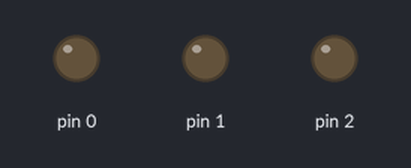
A sketch run on a simulated Arduino Uno, built with avr-gcc and run on an emulated ATmega328P. Shown: output pins drawn as LEDs (lit = HIGH).

Above: at 0.5 s.
At 2.5 s:
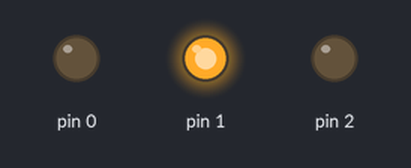
At 3.5 s:
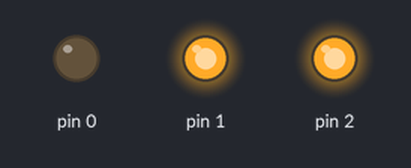
At 4.5 s:
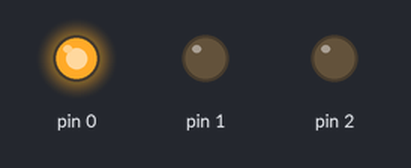
At 6.5 s:
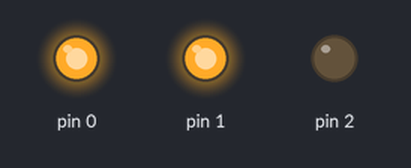
At 9.5 s:
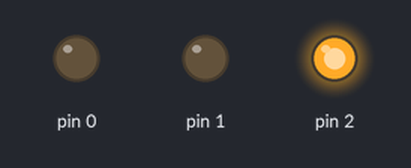
Timing chart, 0 to 10.4 s (numbered marks = the images above):
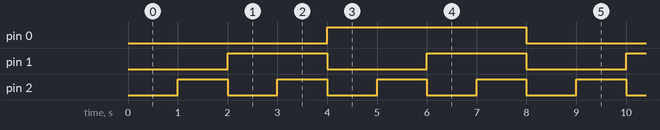

Measured:
- by itself, pin 0: alternates HIGH for 4.0 s and LOW for 4.0 s
- by itself, pin 1: alternates HIGH for 2.0 s and LOW for 2.0 s
- by itself, pin 2: alternates HIGH for 1.0 s and LOW for 1.0 s

The sketch:

sketch_apr02c.ino
```cpp
void setup() {
  // put your setup code here, to run once:
  //rgb-210
  pinMode(0,OUTPUT);
  pinMode(1,OUTPUT);
  pinMode(2,OUTPUT);

}
const int Black=0;
const int red=1;
const int green=2;
const int yellow=3;
const int blue=4;
const int magenta=5;
const int cyan=6;
const int white=7;
void loop() {
  // put your main code here, to run repeatedly:
  for(int i=Black;i<=white;i++){
    if(i==Black){
      digitalWrite(0,0);digitalWrite(1,0);digitalWrite(2,0);
    }
    if(i==red){
      digitalWrite(0,0);digitalWrite(1,0);digitalWrite(2,1);
    }
    if(i==green){
      digitalWrite(0,0);digitalWrite(1,1);digitalWrite(2,0);
    }
    if(i==yellow){
      digitalWrite(0,0);digitalWrite(1,1);digitalWrite(2,1);
    }
    if(i==blue){
      digitalWrite(0,1);digitalWrite(1,0);digitalWrite(2,0);
    }
    if(i==magenta){
      digitalWrite(0,1);digitalWrite(1,0);digitalWrite(2,1);
    }
    if(i==cyan){
      digitalWrite(0,1);digitalWrite(1,1);digitalWrite(2,0);
    }
    if(i==white){
      digitalWrite(0,1);digitalWrite(1,1);digitalWrite(2,1);
    }
    delay(1000);
  }
}
```
